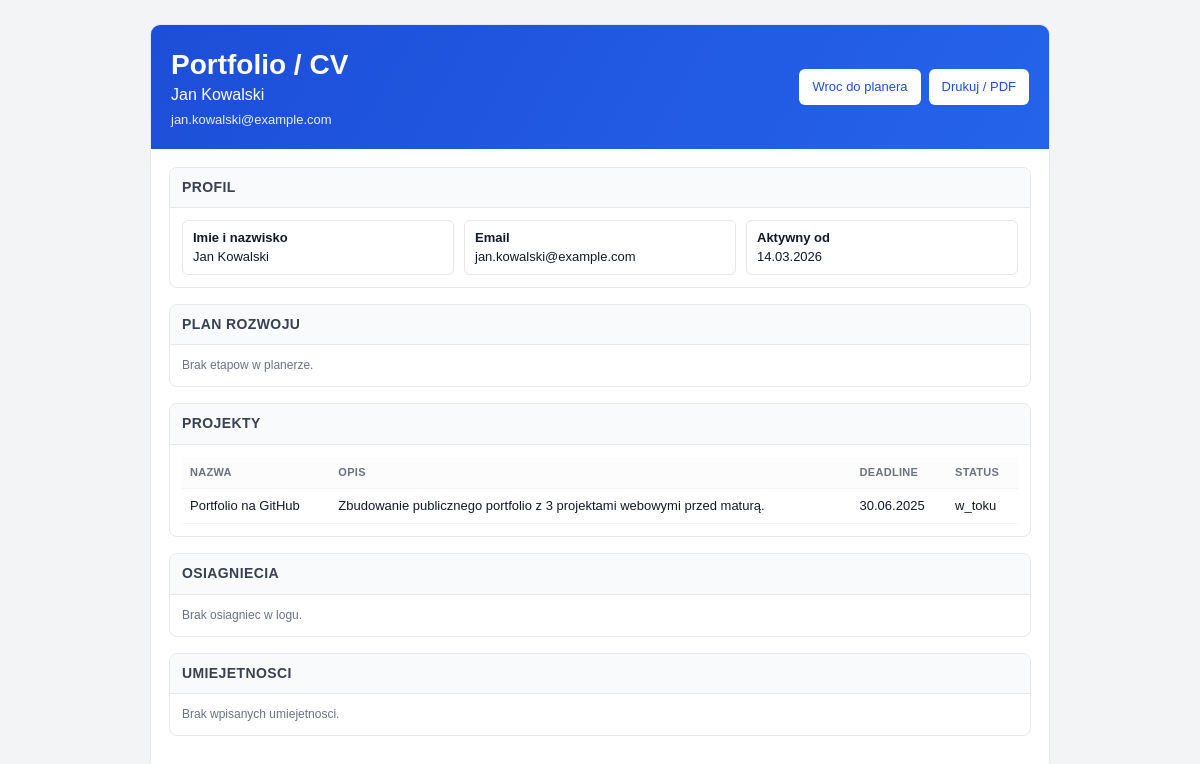
The page /public/template/portfolio-cv.php (signed in) on the database its author committed.
### tables this page shows
CREATE TABLE `uzytkownicy` (
  `id` int(10) UNSIGNED NOT NULL,
  `imie` varchar(60) NOT NULL,
  `nazwisko` varchar(80) NOT NULL,
  `email` varchar(120) NOT NULL,
  `haslo_hash` varchar(255) NOT NULL,
  `avatar_url` varchar(255) DEFAULT NULL,
  `data_rejestracji` datetime NOT NULL DEFAULT current_timestamp(),
  `ostatnie_logowanie` datetime DEFAULT NULL,
  `aktywny` tinyint(1) NOT NULL DEFAULT 1
);

CREATE TABLE `projekty` (
  `id` int(10) UNSIGNED NOT NULL,
  `uzytkownik_id` int(10) UNSIGNED NOT NULL,
  `kategoria_id` int(10) UNSIGNED DEFAULT NULL,
  `nazwa` varchar(150) NOT NULL,
  `opis` text DEFAULT NULL,
  `data_start` date DEFAULT NULL,
  `deadline` date NOT NULL,
  `priorytet` enum('niski','sredni','wysoki','krytyczny') NOT NULL DEFAULT 'sredni',
  `status` enum('planowany','w_toku','zakończony','porzucony') NOT NULL DEFAULT 'planowany',
  `procent_ukonczenia` tinyint(3) UNSIGNED NOT NULL DEFAULT 0,
  `utworzony_o` datetime NOT NULL DEFAULT current_timestamp(),
  `zaktualizowany_o` datetime NOT NULL DEFAULT current_timestamp() ON UPDATE current_timestamp()
);

### public/template/portfolio-cv.php (the view, shortened to what this page needs)
<?php
require_once "polaczenie.php";
$uid = (int) $_SESSION['uzytkownik_id'];
$user_res = mysqli_query($polaczenie, "SELECT imie, nazwisko, email, data_rejestracji FROM uzytkownicy WHERE id = $uid LIMIT 1");
$user = $user_res && mysqli_num_rows($user_res) === 1 ? mysqli_fetch_assoc($user_res) : array(
    'imie' => $_SESSION['imie'] ?? 'Uzytkownik',
    'nazwisko' => '',
    'email' => '',
    'data_rejestracji' => date('Y-m-d H:i:s')
);
$planer = mysqli_query($polaczenie, "SELECT etap, tytul, opis, data_start, data_koniec, status FROM planer_przyszlosci WHERE uzytkownik_id = $uid ORDER BY data_start ASC");
$projekty = mysqli_query($polaczenie, "SELECT nazwa, opis, deadline, status, priorytet FROM projekty WHERE uzytkownik_id = $uid ORDER BY utworzony_o DESC LIMIT 8");
$logi = mysqli_query($polaczenie, "SELECT tytul, opis, data_osiagniecia, punkty_xp FROM logi_sukcesow WHERE uzytkownik_id = $uid ORDER BY data_osiagniecia DESC LIMIT 10");
$umiejetnosci = mysqli_query($polaczenie, "SELECT nazwa, kategoria, poziom FROM umiejetnosci WHERE uzytkownik_id = $uid ORDER BY poziom DESC, nazwa ASC LIMIT 20");
?>
<!DOCTYPE html>
<html lang="pl">
<head>
</head>
<body>
    <div class="page">
        <div class="top">
            <div>
                <h1>Portfolio / CV</h1>
                <div><?php echo htmlspecialchars(trim($user['imie'] . ' ' . $user['nazwisko'])); ?></div>
                <small><?php echo htmlspecialchars($user['email']); ?></small>
            </div>
            <div class="actions">
                <a class="btn" href="planer-przyszlosci.php">Wroc do planera</a>
                <a class="btn" href="portfolio-cv.php?print=1">Drukuj / PDF</a>
            </div>
        </div>
        <div class="content">
            <div class="section">
                <h2>Profil</h2>
                <div class="section-body meta">
                    <div><strong>Imie i
                            nazwisko</strong><br><?php echo htmlspecialchars(trim($user['imie'] . ' ' . $user['nazwisko'])); ?>
                    </div>
                    <div><strong>Email</strong><br><?php echo htmlspecialchars($user['email']); ?></div>
                    <div><strong>Aktywny
                            od</strong><br><?php echo htmlspecialchars(date('d.m.Y', strtotime($user['data_rejestracji']))); ?>
                    </div>
                </div>
            </div>
            <div class="section">
                <h2>Plan rozwoju</h2>
                <div class="section-body">
                    <?php if (!$planer || mysqli_num_rows($planer) === 0): ?>
                        <div class="muted">Brak etapow w planerze.</div>
                    <?php endif; ?>
                </div>
            </div>
            <div class="section">
                <h2>Projekty</h2>
                <div class="section-body">
                    <?php if (!$projekty || mysqli_num_rows($projekty) === 0): ?>
                        <div class="muted">Brak projektow do wyswietlenia.</div>
                    <?php else: ?>
                        <table>
                            <tr>
                                <th>Nazwa</th>
                                <th>Opis</th>
                                <th>Deadline</th>
                                <th>Status</th>
                            </tr>
                            <?php while ($pr = mysqli_fetch_assoc($projekty)): ?>
                                <tr>
                                    <td><?php echo htmlspecialchars($pr['nazwa']); ?></td>
                                    <td><?php echo htmlspecialchars((string) ($pr['opis'] ?: '-')); ?></td>
                                    <td><?php echo htmlspecialchars(date('d.m.Y', strtotime($pr['deadline']))); ?></td>
                                    <td><?php echo htmlspecialchars($pr['status']); ?></td>
                                </tr>
                            <?php endwhile; ?>
                        </table>
                    <?php endif; ?>
                </div>
            </div>
            <div class="section">
                <h2>Osiagniecia</h2>
                <div class="section-body">
                    <?php if (!$logi || mysqli_num_rows($logi) === 0): ?>
                        <div class="muted">Brak osiagniec w logu.</div>
                    <?php endif; ?>
                </div>
            </div>
            <div class="section">
                <h2>Umiejetnosci</h2>
                <div class="section-body">
                    <?php if (!$umiejetnosci || mysqli_num_rows($umiejetnosci) === 0): ?>
                        <div class="muted">Brak wpisanych umiejetnosci.</div>
                    <?php endif; ?>
                </div>
            </div>
        </div>
    </div>
</body>
</html>

### public/template/portfolio-cv.php (style rules this page uses)
* { box-sizing: border-box; }
body { margin: 0; font-family: Arial, sans-serif; color: #111827; background: #f3f4f6; line-height: 1.4; }
.page { max-width: 900px; margin: 24px auto; background: #fff; border: 1px solid #e5e7eb; border-radius: 10px; overflow: hidden; }
.top { background: linear-gradient(120deg, #1d4ed8, #2563eb); color: #fff; padding: 20px; display: flex; justify-content: space-between; align-items: center; gap: 12px; }
.top h1 { margin: 0; font-size: 28px; }
.top small { display: block; opacity: 0.9; margin-top: 4px; font-size: 13px; }
.actions { display: flex; gap: 8px; flex-wrap: wrap; }
.btn { display: inline-block; text-decoration: none; background: #fff; color: #1d4ed8; border-radius: 6px; padding: 8px 12px; font-size: 13px; border: 1px solid rgba(255, 255, 255, 0.7); }
.content { padding: 18px; }
.section { margin-bottom: 16px; border: 1px solid #e5e7eb; border-radius: 8px; overflow: hidden; }
.section h2 { margin: 0; font-size: 14px; padding: 10px 12px; background: #f9fafb; border-bottom: 1px solid #e5e7eb; text-transform: uppercase; letter-spacing: 0.4px; color: #374151; }
.section-body { padding: 12px; }
.meta { display: grid; grid-template-columns: repeat(auto-fit, minmax(180px, 1fr)); gap: 10px; font-size: 13px; }
.meta div { border: 1px solid #e5e7eb; border-radius: 6px; padding: 8px 10px; background: #fff; }
table { width: 100%; border-collapse: collapse; font-size: 13px; }
th, td { border-bottom: 1px solid #f3f4f6; padding: 8px; text-align: left; vertical-align: top; }
th { color: #6b7280; font-size: 11px; text-transform: uppercase; letter-spacing: 0.3px; background: #fcfcfd; }
.muted { color: #6b7280; font-size: 12px; }

### rows shown on the page
uzytkownicy: imie+nazwisko "Jan Kowalski", email "jan.kowalski@example.com", data_rejestracji "14.03.2026"
projekty: nazwa "Portfolio na GitHub", opis "Zbudowanie publicznego portfolio z 3 projektami webowymi przed maturą.", deadline "30.06.2025", status "w_toku"
